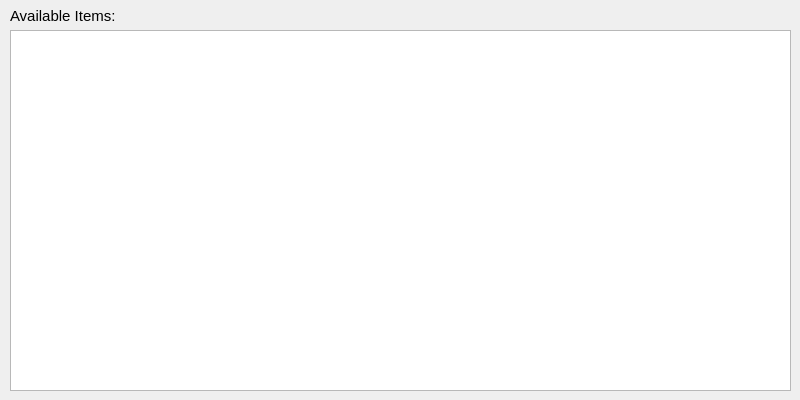
<?xml version="1.0" encoding="UTF-8"?>
<ui version="4.0">
 <class>AvailableItems</class>
 <widget class="QDialog" name="AvailableItems">
  <property name="geometry">
   <rect>
    <x>0</x>
    <y>0</y>
    <width>800</width>
    <height>400</height>
   </rect>
  </property>
  <property name="font">
   <font>
    <pointsize>11</pointsize>
   </font>
  </property>
  <property name="windowTitle">
   <string>Dialog</string>
  </property>
  <widget class="QTableView" name="tableView">
   <property name="geometry">
    <rect>
     <x>10</x>
     <y>30</y>
     <width>781</width>
     <height>361</height>
    </rect>
   </property>
  </widget>
  <widget class="QLabel" name="label">
   <property name="geometry">
    <rect>
     <x>10</x>
     <y>0</y>
     <width>111</width>
     <height>31</height>
    </rect>
   </property>
   <property name="font">
    <font>
     <pointsize>11</pointsize>
    </font>
   </property>
   <property name="text">
    <string>Available Items:</string>
   </property>
  </widget>
 </widget>
 <resources/>
 <connections/>
</ui>
